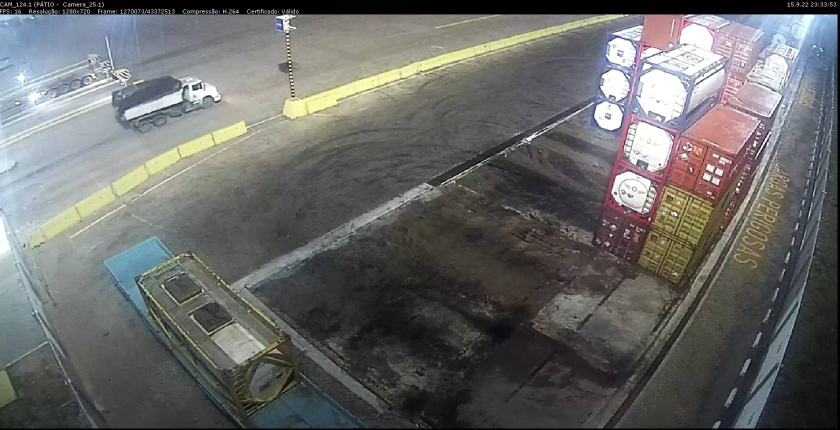
#> input picture Carlos-SVMClassifier/dataset_pecem/Excelente/Imagem20.jpg, 1680 x 860 px (shown at 1/2 size)
$ python -i SVMClassifier_backup.py   (imports and definitions only)   (older library calls are emulated)
#> lines starting #> are read from the running program, lines starting #| are printed output that depends on the picture
#> further down, picture is the input picture: shape (860, 1680, 3); mean B, G, R 103.4, 104.8, 104.4
import cv2
import numpy as np
import random
import os
import math
import csv
from eme import eme
from emee import emee
import matplotlib.pyplot as plt
import pickle
from sklearn.svm import SVC
from sklearn.model_selection import train_test_split
from sklearn.metrics import accuracy_score
import random
from standardDesv import standardDesv,stdSpecial,emeSpecial,rmse
from tabulate import tabulate
from sklearn.neighbors import NearestCentroid
from sklearn.inspection import DecisionBoundaryDisplay
from matplotlib.colors import ListedColormap

# [39 lines left out: functions IEM_filter, IEM, variance_of_laplacian, not called in this run]

def ANC(image,L1,L2):#Artificial Noise Comparison
	return [0,rmse(image,cv2.GaussianBlur(image,(L1*2+1,L1*2+1),0))]

# [27 lines left out: functions modifiedVariance_of_laplacian, modifiedStd, not called in this run]

def modifiedANC(image,L1,L2):
#> called with L1 = 20, L2 = 20
	resized = cv2.resize(image,(1680,860),interpolation = cv2.INTER_AREA)
	grayImg = cv2.cvtColor(resized, cv2.COLOR_BGR2GRAY)
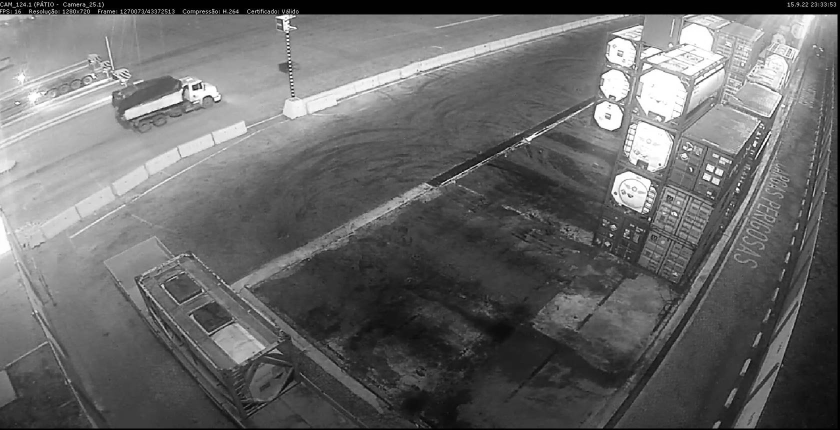
#> grayImg: shape (860, 1680) (shown at 1/2 size); min 0, max 255, mean 104.5
	blurImg = cv2.GaussianBlur(grayImg,(L1-L1%2+1,L2-L2%2+1),0)
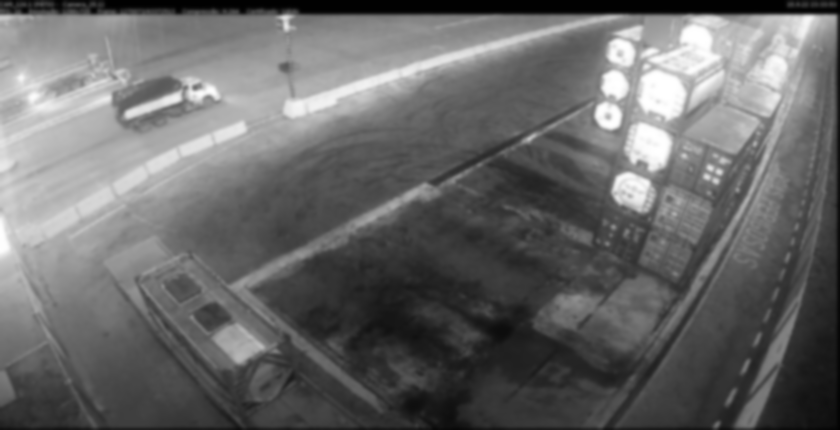
#> blurImg: shape (860, 1680) (shown at 1/2 size); min 1, max 255, mean 104.6
	rowSize, columnSize = grayImg.shape
#> rowSize = 860; columnSize = 1680
	nRows = int(rowSize/L1)
#> nRows = 43
	nColumns = int(columnSize/L2)
#> nColumns = 84
	responseVector=[]

	for i in range(0,nRows):
		for j in range(0,nColumns):
			error = np.subtract(grayImg[i*L1:(i+1)*L1,j*L2:(j+1)*L1],
				blurImg[i*L1:(i+1)*L1,j*L2:(j+1)*L1])
			sqrtError = np.square(error)
			meanSqrtError = np.mean(sqrtError)
			responseVector.append(math.sqrt(meanSqrtError))
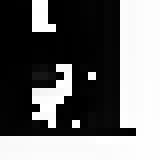
#> error: shape (20, 20) (shown 8 times larger); min 0, max 255, mean 111.2
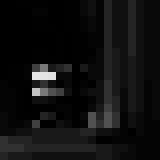
#> sqrtError: shape (20, 20) (shown 8 times larger); min 0, max 228, mean 16
#> after the loop, responseVector = 3612 values, max 10.82 at index 0, min 0 at index 31, mean 5.32
	return responseVector

def metric1(image):
	# [5 lines of commented-out code are left out]
	return modifiedANC(image,20,20)
	#return modifiedVariance_of_laplacian(image,20,20)
	#return modifiedStd(image,20,20)
# [289 lines left out: functions metric2, SVMClassifier, NCCClassifier, not called in this run]


# [1 line not run here, left out]

>>> import cv2
>>> picture = cv2.imread('dataset_pecem/Excelente/Imagem20.jpg')
>>> result = metric1(picture)
#> result has the same summary as responseVector in modifiedANC
